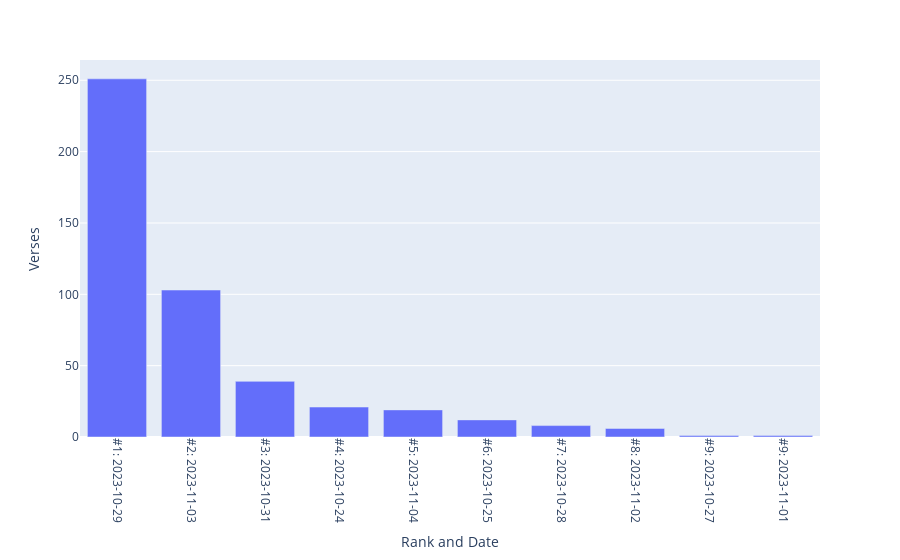

The notebook cell this image was saved under:
### Code cell
fig_top_dates_by_verses = px.bar(df_top_dates_by_verses, 
x = 'Rank and Date', y = 'Verses')
fig_top_dates_by_verses.update_xaxes(tickangle = 90)
fig_top_dates_by_verses.write_html('Analyses/top_dates_by_verses.html')
fig_top_dates_by_verses.write_image(
    'Analyses/top_dates_by_verses.png', 
    width = 1920, height = 1080, engine = 'kaleido', scale = 2)
fig_top_dates_by_verses

### Figure 1 — Plotly figure (JSON) as saved in the notebook; plotly's stock layout.template omitted (floating-point values rounded to 4 significant figures)
{"data": [{"alignmentgroup": "True", "hovertemplate": "Rank and Date=%{x}<br>Verses=%{y}<extra></extra>", "legendgroup": "", "marker": {"color": "#636efa", "pattern": {"shape": ""}}, "name": "", "offsetgroup": "", "orientation": "v", "showlegend": false, "textposition": "auto", "type": "bar", "x": ["#1: 2023-10-29", "#2: 2023-11-03", "#3: 2023-10-31", "#4: 2023-10-24", "#5: 2023-11-04", "#6: 2023-10-25", "#7: 2023-10-28", "#8: 2023-11-02", "#9: 2023-10-27", "#9: 2023-11-01"], "xaxis": "x", "y": [251, 103, 39, 21, 19, 12, 8, 6, 1, 1], "yaxis": "y"}], "layout": {"barmode": "relative", "legend": {"tracegroupgap": 0}, "margin": {"t": 60}, "xaxis": {"anchor": "y", "domain": [0, 1], "tickangle": 90, "title": {"text": "Rank and Date"}}, "yaxis": {"anchor": "x", "domain": [0, 1], "title": {"text": "Verses"}}}}
